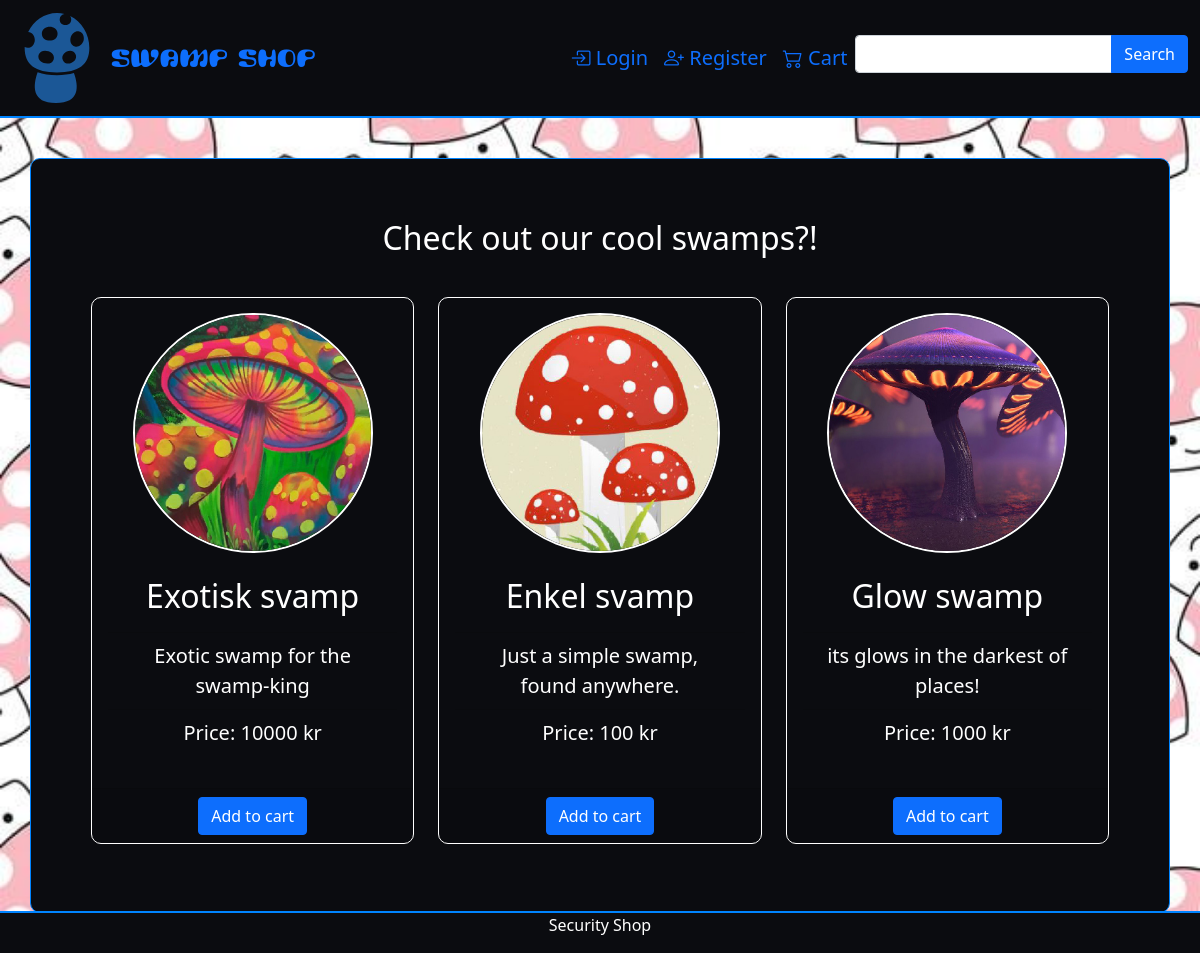
The page / on the database its author committed.
### tables this page shows
CREATE TABLE products (
  id INTEGER NOT NULL UNIQUE AUTO_INCREMENT,
  product_name VARCHAR(255) NOT NULL UNIQUE,
  price FLOAT NOT NULL,
  description VARCHAR(255) NOT NULL,
  img VARCHAR(255),
  PRIMARY KEY (id)
);

### index.php (the view, shortened to what this page needs)
<?php
global $link;
if (isset($_GET['search_form_submit'])) {
	$searched = $_GET['search'];
	$sql = "SELECT * FROM products WHERE product_name LIKE CONCAT( '%',?,'%')";
	if ($stmt = mysqli_prepare($link, $sql)) {
		mysqli_stmt_bind_param($stmt, "s", $param_searched);
		$param_searched = trim($_GET["search"]);
	}
} else {
	$sql = "SELECT * FROM products";
	$stmt = mysqli_prepare($link, $sql);
}
mysqli_stmt_execute($stmt);
$result = mysqli_stmt_get_result($stmt);
if (mysqli_num_rows($result) > 0) {
	while ($row = mysqli_fetch_array($result)) {
		$products[] = $row;
	}
}
?>
<!DOCTYPE html>
<html lang="en">
<head>
	<link href="https://cdn.jsdelivr.net/npm/bootstrap@5.1.1/dist/css/bootstrap.min.css" rel="stylesheet">
	<link href="./css/master.css?v=<?php echo time(); ?>" rel="stylesheet" type="text/css" />
	<link rel="stylesheet" href="https://cdn.jsdelivr.net/npm/bootstrap-icons@1.5.0/font/bootstrap-icons.css">
</head>
<body>
	<?php
	include 'navbar.php';
	?>
	<div class="container">
	<h2 id="welcome">Check out our cool swamps?!</h2>
		<div class="row py-2">
			<?php if (!(empty($products))) {
				foreach ($products as $product) : ?>
					<div class=" col-12 col-md-12 col-lg-6 col-xl-4 ">
						<form action="" method="post" name="shopping_cart">
							<div class="card-group mt-4">
								<div class="card" style="width: 18rem;">
									<div>
										<?php
										echo "<img src='resource/img/" . $product['img'] . '.jpg' . " ' alt='error' class='card-img-top'>";
										?>
									</div>
									<div class="card-body">
										<ul class="list-group list-group-flush">
											<li class="list-group-item">
												<h2> <?php echo $product['product_name'] ?> </h2>
											</li>
											<li class="list-group-item">
												<p id="description" class="card-text"><?php echo $product['description'] ?></p>
											</li>
											<li class="list-group-item">
												<p><span class="price">Price: <?php echo $product['price'] . ' kr' ?></span></p>
											</li>
										</ul>
									</div>
									<div class="card-footer">
										<input class="btn btn-primary align-self-end" name="add_to_cart" type="submit" value="Add to cart">
									</div>
								</div>
							</div>
						</form>
					</div>
			<?php endforeach;
			} ?>
		</div>
	</div>
	<footer class="page-footer">
		<p>Security Shop</p>
	</footer>
</body>
</html>

### css/master.css (style rules this page uses)
html { color: rgb(0, 132, 255); }
body { padding: 0; margin: 0; background-image: url("../resource/img/polka.jpg"); background-position: center; background-repeat: no-repeat; background-size: cover; background-color: black; }
#welcome { text-align: center; }
.list-group li h2 { color: white; }
.list-group li p { font-size: 20px; color: white; }
.container { margin-top: 40px; margin-bottom: 40px; border-radius:5px; padding: 60px; border: 1px solid rgb(0, 132, 255); border-radius: 10px; color: white; background-color: #0B0C10;; }
.page-footer { background-color: #0B0C10; position: fixed; left: 0; bottom: 0; width: 100%; color: white; text-align: center; border-top: 2px solid rgb(0, 132, 255); }
.card-img-top { margin-top: 15px; height: 15em; width: auto; border:2px solid white; border-radius: 10000px; }
.card-group { text-align: center; }
#description { height: 60px; }
.card { transition: 0.5s ease; background-color: transparent; border-radius: 10px; color: white; border: 1px solid white; }
.card li { background-color: transparent; }

### rows shown on the page
products: img (picture), product_name "Exotisk svamp", description "Exotic swamp for the swamp-king", price "10000"
products: img (picture), product_name "Enkel svamp", description "Just a simple swamp, found anywhere.", price "100"
products: img (picture), product_name "Glow swamp", description "its glows in the darkest of places!", price "1000"
